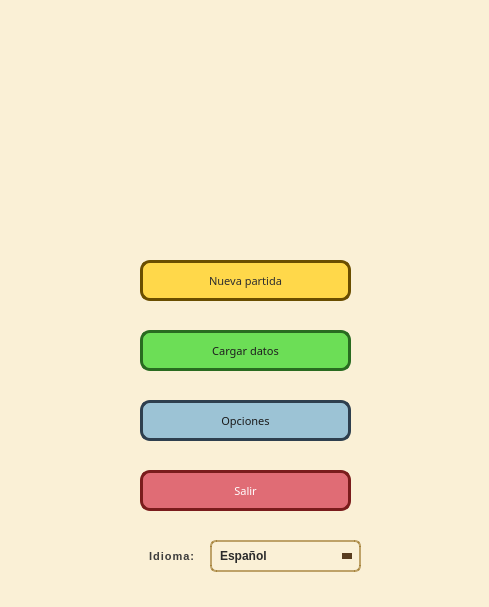
<?xml version="1.0" encoding="UTF-8"?>
<ui version="4.0">
 <class>launcher</class>
 <widget class="QMainWindow" name="launcher">
  <property name="geometry">
   <rect>
    <x>0</x>
    <y>0</y>
    <width>489</width>
    <height>607</height>
   </rect>
  </property>
  <property name="sizePolicy">
   <sizepolicy hsizetype="Fixed" vsizetype="Fixed">
    <horstretch>0</horstretch>
    <verstretch>0</verstretch>
   </sizepolicy>
  </property>
  <property name="windowTitle">
   <string>Launcher</string>
  </property>
  <property name="styleSheet">
   <string notr="true">background-color: #faf0d6;
</string>
  </property>
  <widget class="QWidget" name="centralwidget">
   <widget class="QLabel" name="label_2">
    <property name="geometry">
     <rect>
      <x>120</x>
      <y>40</y>
      <width>251</width>
      <height>121</height>
     </rect>
    </property>
    <property name="text">
     <string/>
    </property>
    <property name="pixmap">
     <pixmap resource="../resources/resources.qrc">:/imagenes/images/el_rey_y_los_cerdos.png</pixmap>
    </property>
    <property name="scaledContents">
     <bool>true</bool>
    </property>
   </widget>
   <widget class="QLabel" name="label_3">
    <property name="geometry">
     <rect>
      <x>-50</x>
      <y>300</y>
      <width>211</width>
      <height>241</height>
     </rect>
    </property>
    <property name="sizePolicy">
     <sizepolicy hsizetype="Fixed" vsizetype="Fixed">
      <horstretch>0</horstretch>
      <verstretch>0</verstretch>
     </sizepolicy>
    </property>
    <property name="text">
     <string/>
    </property>
    <property name="pixmap">
     <pixmap resource="../resources/resources.qrc">:/imagenes/images/rey.png</pixmap>
    </property>
    <property name="scaledContents">
     <bool>true</bool>
    </property>
   </widget>
   <widget class="QPushButton" name="nuevaPartida">
    <property name="geometry">
     <rect>
      <x>140</x>
      <y>260</y>
      <width>211</width>
      <height>41</height>
     </rect>
    </property>
    <property name="font">
     <font>
      <family>Press Start 2P</family>
      <pointsize>8</pointsize>
      <italic>false</italic>
      <bold>false</bold>
     </font>
    </property>
    <property name="styleSheet">
     <string notr="true">QPushButton {
    background-color: #ffd84a;         /* color dorado */
    border: 3px solid #6a4e00;         /* borde oscuro */
    border-radius: 10px;               /* bordes redondeados */
    color: #2e2e2e;                    /* texto oscuro */
    padding: 8px 16px;
}

QPushButton:hover {
    background-color: #ffe680;         /* más claro al pasar el ratón */
}

QPushButton:pressed {
    background-color: #e5c13a;         /* tono más oscuro al pulsar */
    border: 3px solid #4d3700;
}
</string>
    </property>
    <property name="text">
     <string>Nueva partida</string>
    </property>
    <property name="icon">
     <iconset theme="applications-games"/>
    </property>
   </widget>
   <widget class="QPushButton" name="cargarDatos">
    <property name="geometry">
     <rect>
      <x>140</x>
      <y>330</y>
      <width>211</width>
      <height>41</height>
     </rect>
    </property>
    <property name="font">
     <font>
      <family>Press Start 2P</family>
      <pointsize>8</pointsize>
     </font>
    </property>
    <property name="styleSheet">
     <string notr="true">#cargarDatos {
    background-color: #6CDE56;           /* verde base */
    border: 3px solid #296B20;           /* borde verde oscuro */
    border-radius: 10px;
    color: #1E1E1E;                      /* texto casi negro */
   
    padding: 8px 16px;
}

#cargarDatos:hover {
    background-color: #7FF066;           /* más claro al pasar el ratón */
}

#cargarDatos:pressed {
    background-color: #58B947;           /* tono más oscuro al pulsar */
    border: 3px solid #204D1A;
}
</string>
    </property>
    <property name="text">
     <string>Cargar datos</string>
    </property>
    <property name="icon">
     <iconset theme="accessories-dictionary"/>
    </property>
   </widget>
   <widget class="QPushButton" name="opciones">
    <property name="geometry">
     <rect>
      <x>140</x>
      <y>400</y>
      <width>211</width>
      <height>41</height>
     </rect>
    </property>
    <property name="font">
     <font>
      <family>Press Start 2P</family>
      <pointsize>8</pointsize>
     </font>
    </property>
    <property name="styleSheet">
     <string notr="true">#opciones {
    background-color: #9CC3D5;           /* azul grisáceo base */
    border: 3px solid #2E3F4E;           /* borde más oscuro */
    border-radius: 10px;
    color: #1A1A1A;

}

#opciones:hover {
    background-color: #B5D3E1;           /* tono más claro al pasar el ratón */
}

#opciones:pressed {
    background-color: #7CA6BB;           /* tono más oscuro al pulsar */
    border: 3px solid #1E2B35;
}
</string>
    </property>
    <property name="text">
     <string>Opciones</string>
    </property>
    <property name="icon">
     <iconset theme="applications-development"/>
    </property>
   </widget>
   <widget class="QPushButton" name="salir">
    <property name="geometry">
     <rect>
      <x>140</x>
      <y>470</y>
      <width>211</width>
      <height>41</height>
     </rect>
    </property>
    <property name="font">
     <font>
      <family>Press Start 2P</family>
      <pointsize>8</pointsize>
     </font>
    </property>
    <property name="styleSheet">
     <string notr="true">#salir {
    background-color: #E06C75;
    border: 3px solid #7A1C1C;
    border-radius: 10px;
    color: white;
}
#salir:hover {
    background-color: #EE828A;
}
#salir:pressed {
    background-color: #C1555D;
    border: 3px solid #5A0F0F;
}
</string>
    </property>
    <property name="text">
     <string>Salir</string>
    </property>
    <property name="icon">
     <iconset theme="application-exit"/>
    </property>
   </widget>
   <widget class="QLabel" name="label">
    <property name="geometry">
     <rect>
      <x>360</x>
      <y>330</y>
      <width>181</width>
      <height>201</height>
     </rect>
    </property>
    <property name="text">
     <string/>
    </property>
    <property name="pixmap">
     <pixmap resource="../resources/resources.qrc">:/imagenes/images/cerdito.png</pixmap>
    </property>
    <property name="scaledContents">
     <bool>true</bool>
    </property>
   </widget>
   <widget class="QLabel" name="label_5">
    <property name="geometry">
     <rect>
      <x>140</x>
      <y>530</y>
      <width>163</width>
      <height>52</height>
     </rect>
    </property>
    <property name="styleSheet">
     <string notr="true">QLabel {
    color: #3C3C3C;
    font-size: 11px;
    font-weight: bold;
    padding: 6px;
    letter-spacing: 1px;
}</string>
    </property>
    <property name="text">
     <string>Idioma:</string>
    </property>
   </widget>
   <widget class="QComboBox" name="comboIdioma">
    <property name="geometry">
     <rect>
      <x>210</x>
      <y>540</y>
      <width>151</width>
      <height>32</height>
     </rect>
    </property>
    <property name="maximumSize">
     <size>
      <width>180</width>
      <height>32</height>
     </size>
    </property>
    <property name="styleSheet">
     <string notr="true">/* === ComboBox fino y elegante === */
QComboBox {
    font-family: &quot;Arial&quot;;
    font-size: 12px;
    font-weight: bold;
    padding: 2px 20px 2px 8px;   /* menos aire */
    min-height: 22px;            /* 🔥 forzado */
    max-height: 24px;            /* 🔥 forzado */
    line-height: 16px;           /* 🔥 truco visual */
    border-radius: 6px;
    background: qlineargradient(
        x1: 0, y1: 0, x2: 0, y2: 1,
        stop: 0 rgba(247, 229, 150, 255),
        stop: 1 rgba(235, 200, 80, 255)
    );
    color: #2b2b2b;
    border: 2px solid rgba(150, 110, 30, 0.6);
}

/* --- Flecha --- */
QComboBox::drop-down {
    subcontrol-origin: padding;
    subcontrol-position: top right;
    width: 18px;
    border: none;
    background: transparent;
}

QComboBox::down-arrow {
    width: 0;
    height: 0;
    margin-right: 6px;
    border-left: 5px solid transparent;
    border-right: 5px solid transparent;
    border-top: 6px solid rgba(70, 40, 10, 0.9);
}

/* --- Lista desplegable --- */
QComboBox QAbstractItemView {
    outline: 0;
    background: #fff9e6;
    color: #2b2b2b;
    border: 1px solid rgba(150, 110, 30, 0.6);
    padding: 2px;
    border-radius: 4px;
    selection-background-color: rgba(245, 234, 180, 255);
    selection-color: black;
}

/* --- Items individuales --- */
QComboBox::item {
    color: #2b2b2b;
    padding: 2px 6px;
}

QComboBox::item:selected {
    background: rgba(245, 234, 180, 255);
    color: black;
}
</string>
    </property>
    <item>
     <property name="text">
      <string>Español</string>
     </property>
    </item>
    <item>
     <property name="text">
      <string>English</string>
     </property>
    </item>
    <item>
     <property name="text">
      <string>Français</string>
     </property>
    </item>
    <item>
     <property name="text">
      <string>Deutsch</string>
     </property>
    </item>
   </widget>
  </widget>
  <widget class="QStatusBar" name="statusbar"/>
 </widget>
 <resources>
  <include location="../resources/resources.qrc"/>
 </resources>
 <connections/>
</ui>
